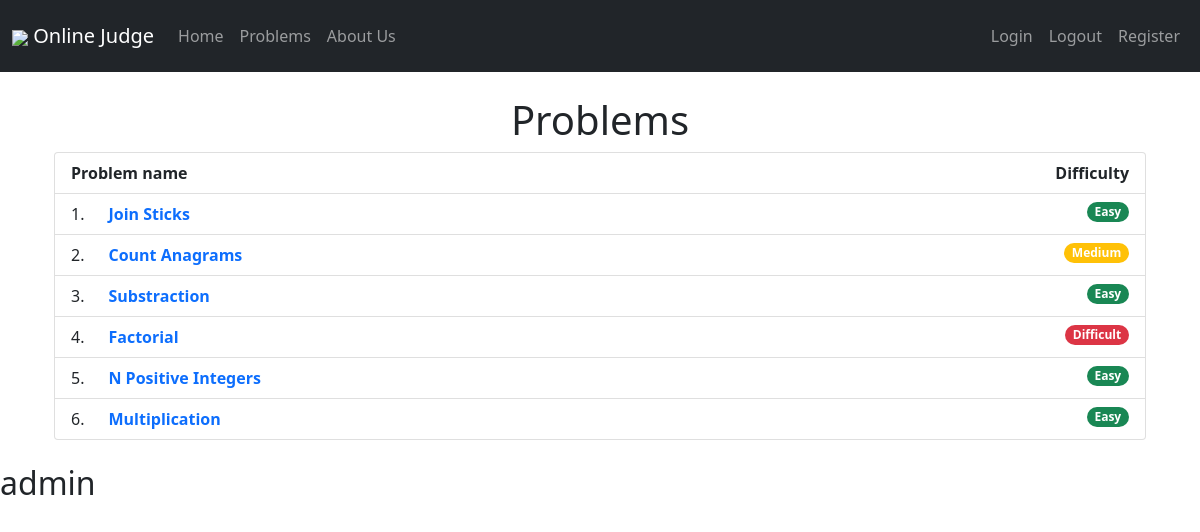
Screenshot of /judge/problems/ (signed in) with the database file from the repository.
### judge/models.py (models this page shows, shortened)
class Problem(models.Model):
    Difficulty_choices = (
    ('difficult' , 'difficult'),
    ('medium' , 'medium'),
    ('easy' , 'easy'),
    )
    problem_name = models.CharField(max_length=50)
    problem_desc = models.TextField()
    problem_difficulty = models.CharField(max_length=10, choices=Difficulty_choices)

### judge/views.py (the view)
# urls.py: path('problems/' , views.problems , name="problems"),
def problems(request):
    if request.user.is_authenticated :
        problems = Problem.objects.all()
        return render(request , 'problems.html' , { 'problems' : problems})
    else:
        messages.success(request , "Please login to solve problems!!", extra_tags='alert alert-info')
        return HttpResponseRedirect('/judge/login')

### templates/problems.html (shortened to what this page needs)
{% extends 'base.html' %}
{% block body %}
{% include 'navbar.html' %}
{% if request.user.is_authenticated %}
<div class="container p-4">
  <h1 class="text-center">Problems</h1>
  <ol class="list-group list-group-numbered">
    {% if problems %}
    <div class="d-flex justify-content-between list-group-item">
      <div class="fw-bold">Problem name</div>
      <span class="fw-bold">Difficulty</span>
    </div>
    {% for problem in problems %}
    <li class="list-group-item list-group-item-action d-flex justify-content-around align-items-start">
      <div class="ms-2 me-auto">
        <a href="{% url 'judge:problem' problem.id %}" class=" fw-bolder text-decoration-none text-capitalize p-3">
          {{problem.problem_name}}
        </a>
      </div>
      {% if problem.problem_difficulty == 'easy' %}
      <span class="badge rounded-pill bg-success">Easy</span>
      {% endif %}
      {% if problem.problem_difficulty == 'medium' %}
      <span class="badge rounded-pill bg-warning">Medium</span>
      {% endif %}
      {% if problem.problem_difficulty == 'difficult' %}
      <span class="badge rounded-pill bg-danger">Difficult</span>
      {% endif %}
      {% endfor %}
    </li>
  </ol>
  {% else %}
  <div class="alert alert-danger" role="alert">
    Sorry , there are no Problems available.
  </div>
  {% endif %}
</div>
{% endif %}
<h2>{{request.user.username}}</h2>
{% endblock body %}

### rows the page displays
Problem: problem_name "Join Sticks", problem_difficulty "Easy"
Problem: problem_name "Count Anagrams", problem_difficulty "Medium"
Problem: problem_name "Substraction", problem_difficulty "Easy"
Problem: problem_name "Factorial", problem_difficulty "Difficult"
Problem: problem_name "N Positive Integers", problem_difficulty "Easy"
Problem: problem_name "Multiplication", problem_difficulty "Easy"

### other values shown
{{ request.user.username }} "admin"
